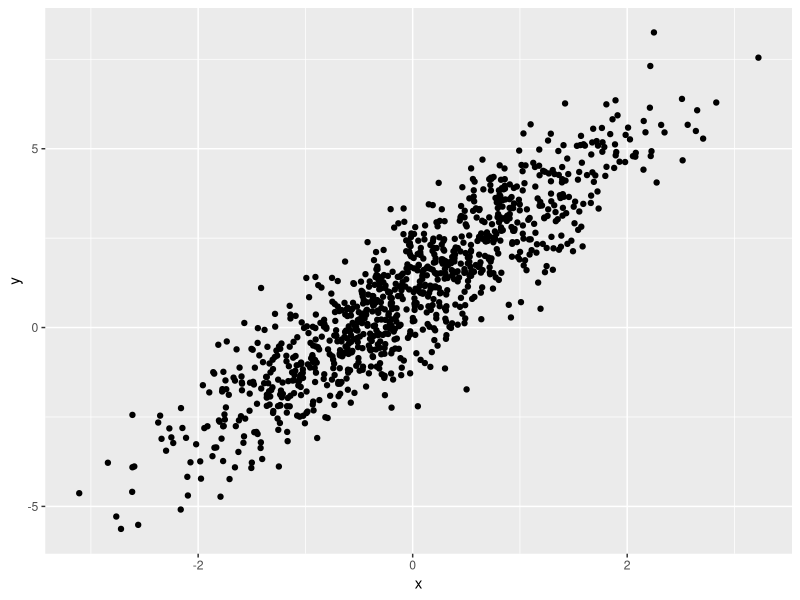
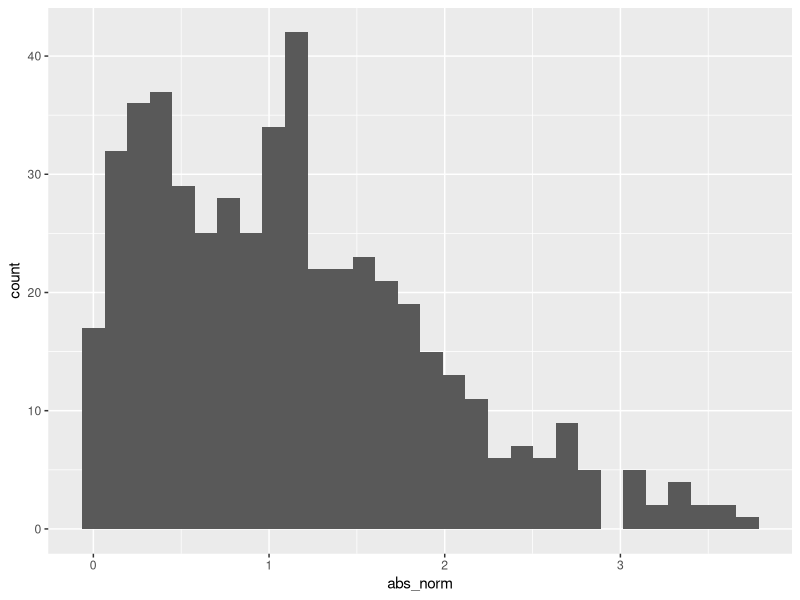

Recreate these plots in R, in order.
## ---- chunk 1
library(tidyverse)
## ---- chunk 2
samp = rnorm(100)
length(samp)
## ---- chunk 3
plot_df = 
  tibble(
    x = rnorm(n = 1000),
    y = 1 + 2 * x + rnorm(n = 1000)
  )
ggplot(plot_df, aes(x = x, y = y)) + geom_point()
## ---- chunk 4
library(tidyverse)

la_df =
  tibble(
    norm = rnorm(n = 500, mean = 1),
    logical = norm > 0,
    abs_norm = abs(norm)
  )

ggplot(la_df, aes(x = abs_norm)) + geom_histogram()

median_norm = median(pull(la_df, norm))
